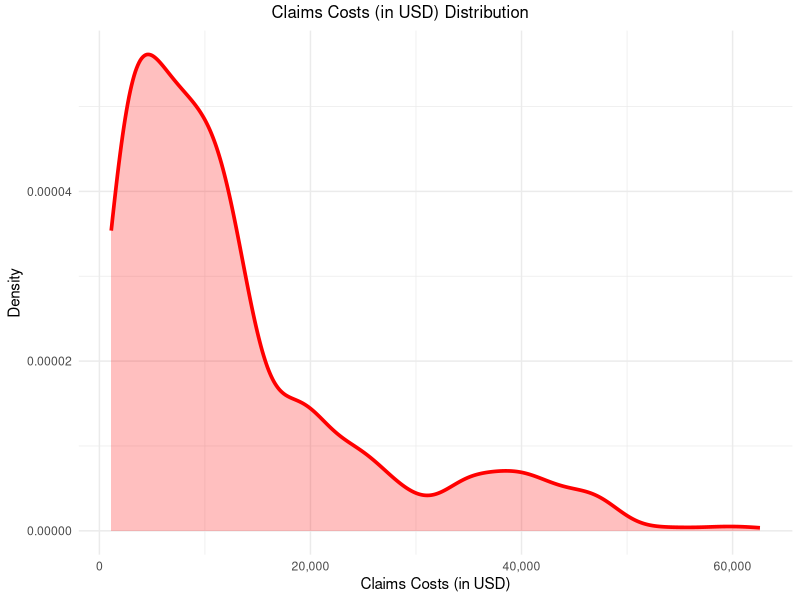

This figure's R source:
## ---- chunk 1
#| results: "hide"
#| label: "data-preparation"
#| message: false
#| echo: false

#import libraries
library(readr)
library(dplyr)
library(ggplot2)
library(psych)
library(scales)
library(modelr)
library(glmnet)
library(ggpubr)
library(kableExtra)
library(knitr)

#load data
insurance_data_s26 <- read_csv("insurance_data_S26.csv")
insurance_validation <- read_csv("insurance_data_validation_S26.csv")
## ---- chunk 2
#| label: "data-exploration-1"
#| results: "hide"
#| echo: false
insurance_data_s26 <- insurance_data_s26 %>% select(-c(`...1`))

names(insurance_data_s26)
str(insurance_data_s26)
summary(insurance_data_s26)
## ---- chunk 3
#| label: "data-cleaning"
#| results: "hide"
#| echo: false

#evaluate missingness + check dimensions
dim(insurance_data_s26)
insurance_data_s26_clean <- insurance_data_s26 %>% filter(!is.na(charges))
dim(insurance_data_s26_clean)

#transform dummies
insurance_data_s26_clean <- insurance_data_s26_clean %>% mutate(
  male = ifelse(sex == "male", 1, 0), 
  smoker = ifelse(smoker == "no", 0, 1)
) %>% select(-c(sex))
## ---- chunk 4
#| label: "tbl-data-summary"
#| echo: false

#needs formated!!!
tbl <- describe(insurance_data_s26_clean)
tbl <- tbl %>% select(c(n, min, median, mean, max, sd)) %>% filter(rownames(tbl) != "region*" & rownames(tbl) != "caseID")
tbl <- tbl %>% slice(5, 1:4, 6:10)
tbl <- kable(tbl, col.names = 
            c("", "Count", "Minimum", "Median", "Mean", "Maximum", "Std. Dev."),
            digits = 3, 
            format.args = list(big.mark = ",")) %>% row_spec(1, bold = TRUE) %>%
  kable_classic() %>% 
  kable_styling(bootstrap_options = c("striped", "hover", "condensed")) 
tbl


## ---- chunk 5
#| label: "fig-data-dispersion"
#| echo: false
#| fig-cap: "Distribution of Claim Costs"

dens <- ggplot(insurance_data_s26_clean, aes(charges)) + geom_density(color = "red", linewidth = 1.25, fill = "red", alpha = .25) + labs(
  x = "Claims Costs (in USD)", 
  y = "Density", 
) + theme_minimal() + scale_y_continuous(labels = comma) + scale_x_continuous(labels = comma)

dens <- annotate_figure(dens, top = text_grob("Claims Costs (in USD) Distribution"))
dens

## ---- chunk 6
#| label: "transform-outcome"
#| results: "hide"
#| echo: false

insurance_data_s26_clean <- insurance_data_s26_clean %>% mutate(
  log_charges = log(charges + 1)
)

## ---- chunk 7
#| label: "data-split"
#| results: "hide"
#| echo: false

set.seed(12345) #set seed
train_index <- sample(
  x = 1:nrow(insurance_data_s26_clean), 
  size = floor(0.8*nrow(insurance_data_s26_clean))) 

#training and validation sets
insurance_train <- insurance_data_s26_clean[train_index, ]
insurance_test <- insurance_data_s26_clean[-train_index, ]

#sub-split for LASSO
insurance_train_input <- model.matrix(log_charges ~ . -caseID -charges, data = insurance_train)
insurance_train_output <- insurance_train$log_charges

insurance_test_input <- model.matrix(log_charges ~ . -caseID -charges, data = insurance_test )
insurance_test_output <- insurance_test$log_charges

## ---- chunk 8
#| label: "model-sws-aic"
#| results: "hide"
#| message: false
#| echo: false
#prep models
nullModel <- lm(log_charges ~ 1, data = insurance_train)
fullModel <- lm(log_charges ~ . -caseID -charges, data = insurance_train)

#final model build
model1 <- step(
  object = nullModel, 
  scope = list(
    lower = nullModel, 
    upper = fullModel
  ), 
  data = insurance_train, 
  direction = "both",
  k = 2, 
  trace = 0
)

summary(model1)

## ---- chunk 9
#| label: "model-lasso"
#| results: "hide"
#| message: false
#| echo: false

#set seed
set.seed(54321)

#build model
model2 <- cv.glmnet(
  x = insurance_train_input, 
  y = insurance_train_output, 
  family = "gaussian", 
  alpha = 1, 
  lambda = NULL, 
  standardize = TRUE, 
  nfolds = 10
)

model_2 <- predict(model2, s = model2$lambda.1se, type = "coefficients")
model_2 <- data.frame(name = model_2@Dimnames[[1]][model_2@i + 1], coefficient = model_2@x)
model_2

## ---- chunk 10
#| label: "model-1-validation"
#| results: "hide"
#| echo: false

#predict values
model1_predicted <- predict(model1, newdata = insurance_test)

#calculate R^2
rss <- sum((model1_predicted - insurance_test_output)^2)  
tss <- sum((insurance_test_output - mean(insurance_test_output))^2)
r2 <- 1- (rss/tss)
r2
#calculate RMSE
mse <- modelr::mse(model = model1, data = insurance_test)
rmse <- sqrt(mse)
rmse

rmse_factor <- exp(rmse)
rmse_factor
## ---- chunk 11
#| label: "model-2-validation"
#| results: "hide"
#| echo: false

#predict values
model2_predicted <- predict(model2, s = model2$lambda.1se, newx = insurance_test_input)

#calculate R^2
rss <- sum((model2_predicted - insurance_test_output)^2)  
tss <- sum((insurance_test_output - mean(insurance_test_output))^2)
r2 <- 1- (rss/tss)
r2
#calculate RMSE
rmse <- sqrt(mean((insurance_test_output - model2_predicted)^2))
rmse

rmse_factor <- exp(rmse)
rmse_factor
## ---- chunk 12
#| label: "validation-set-clean"
#| results: "hide"
#| echo: false

insurance_validation <- insurance_validation %>% filter(!is.na(charges)) %>% select(-c(`...1`))
dim(insurance_validation)

#transform dummies
insurance_validation <- insurance_validation %>% mutate(
  male = ifelse(sex == "male", 1, 0), 
  smoker = ifelse(smoker == "no", 0, 1)
) %>% select(-c(sex))


#transform outcome
insurance_validation <- insurance_validation %>% mutate(
  log_charges = log(charges + 1)
)

#split data input/output
insurance_validation_input <- model.matrix(log_charges ~ . -charges -caseID, data = insurance_validation)
insurance_validation_output <- insurance_validation$log_charges
## ---- chunk 13
#| label: "validation-set-test"
#| results: "hide"
#| echo: false

#model 1 test
model1_predicted <- predict(model1, newdata = insurance_validation)
rmse1 <- sqrt(mean((insurance_validation_output - model1_predicted)^2))
rmse1
rmse1_factor <- exp(rmse1)
rmse1_factor

#model 2 test
model2_predicted <- predict(model2, s = model2$lambda.1se, newx = insurance_validation_input)
rmse2 <- sqrt(mean((insurance_validation_output - model2_predicted)^2))
rmse2
rmse2_factor <- exp(rmse2)
rmse2_factor
